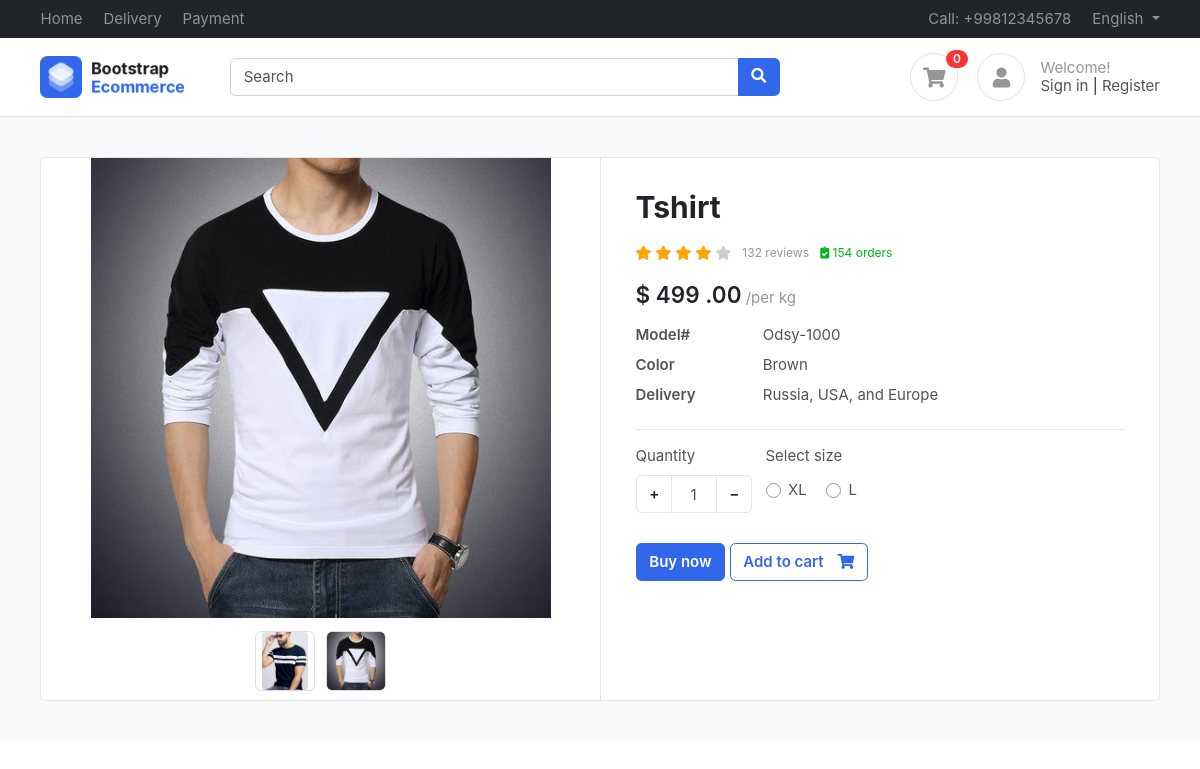
Screenshot of /product/tshirt/ with the database file from the repository.
### products/models.py (models this page shows, shortened)
class Product(BaseModel):
    product_name = models.CharField(max_length=100)
    slug = models.SlugField(unique=True,null=True, blank=True)
    Category = models.ForeignKey(Category, on_delete= models.CASCADE ,related_name="products")
    price = models.IntegerField()
    product_description = models.TextField()
    color_variant = models.ManyToManyField(ColorVariant, blank=True)
    size_variant = models.ManyToManyField(SizeVariant , blank=True)

class ProductImage(BaseModel):
    product = models.ForeignKey(Product, on_delete=models.CASCADE, related_name="product_images")
    image = models.ImageField(upload_to="product")

class SizeVariant(BaseModel):
    size_name = models.CharField(max_length=100)
    price = models.IntegerField(default=0)

### products/views.py (the view)
# urls.py: path('<slug>/' , get_product , name="get_product"),
def get_product(request , slug):
    try:
        product = Product.objects.get(slug =slug)
        context = {'product' : product}
        if request.GET.get('size'):
            size = request.GET.get('size')
            price = product.get_product_price_by_size(size)
            context['selected_size'] = size
            context['updated_price'] = price
            print(price)
        return render(request  , 'product/product.html' , context = context)
    except Exception as e:
        print(e)

### templates/product/product.html (shortened to what this page needs)
{% extends "base/base.html"%}
{%  block start %}
<section class="section-content padding-y bg">
    <div class="container">
    <div class="card">
        <div class="row no-gutters">
            <aside class="col-md-6">
    <article class="gallery-wrap">
    <div class="img-big-wrap">
      <div> <a href="#"><img src="/media/{{product.product_images.first.image}}"></a></div>
    </div>
    <div class="thumbs-wrap">
      {% for image in product.product_images.all %}
      <a href="#" class="item-thumb"> <img src="/media/{{image.image}}"></a>
      {% endfor %}
    </div>
    </article>
            </aside>
            <main class="col-md-6 border-left">
    <article class="content-body">
    <h2 class="title">{{product.product_name}}</h2>
    <div class="rating-wrap my-3">
        <ul class="rating-stars">
            <li style="width:80%" class="stars-active">
                <i class="fa fa-star"></i> <i class="fa fa-star"></i>
                <i class="fa fa-star"></i> <i class="fa fa-star"></i>
            </li>
            <li>
                <i class="fa fa-star"></i> <i class="fa fa-star"></i>
                <i class="fa fa-star"></i> <i class="fa fa-star"></i>
                <i class="fa fa-star"></i>
            </li>
        </ul>
        <small class="label-rating text-muted">132 reviews</small>
        <small class="label-rating text-success"> <i class="fa fa-clipboard-check"></i> 154 orders </small>
    </div>
    <div class="mb-3">
        <var class="price h4">$
          {% if updated_price%}
          {{updated_price}}
          {% else %}
          {{product.price}}
          {% endif %}
          .00</var>
        <span class="text-muted">/per kg</span>
    </div>
    <dl class="row">
      <dt class="col-sm-3">Model#</dt>
      <dd class="col-sm-9">Odsy-1000</dd>
      <dt class="col-sm-3">Color</dt>
      <dd class="col-sm-9">Brown</dd>
      <dt class="col-sm-3">Delivery</dt>
      <dd class="col-sm-9">Russia, USA, and Europe </dd>
    </dl>
    <hr>
        <div class="form-row">
            <div class="form-group col-md flex-grow-0">
                <label>Quantity</label>
                <div class="input-group mb-3 input-spinner">
                  <div class="input-group-prepend">
                    <button class="btn btn-light" type="button" id="button-plus"> + </button>
                  </div>
                  <input type="text" class="form-control" value="1">
                  <div class="input-group-append">
                    <button class="btn btn-light" type="button" id="button-minus"> − </button>
                  </div>
                </div>
            </div>
            {% if product.size_variant.count %}
            <div class="form-group col-md">
                    <label>Select size</label>
                    <div class="mt-1">
                      {% for size in product.size_variant.all %}
                        <label class="custom-control custom-radio custom-control-inline">
                          <div class="custom-control-label">{{size.size_name}}</div>
                        </label>
                      {% endfor %}
                    </div>
            </div>
            {% endif %}
        </div>
        <a href="#" class="btn  btn-primary"> Buy now </a>
        <a href="#" class="btn  btn-outline-primary"> <span class="text">Add to cart</span> <i class="fas fa-shopping-cart"></i>  </a>
    </article>
            </main>
        </div>
    </div>
    </div>
    </section>
{% endblock %}

### public/static/css/ui.css (style rules this page uses)
html { font-family: 'Inter', sans-serif; font-size: 15px; }
.content-body { flex: 1 1 auto; padding: 2rem 2.3rem; }
.padding-y { padding-top: 40px; padding-bottom: 40px; }
var { font-style: normal; }
article:after, .form-group:after { display: block; clear: both; content: ""; }
.bg { background-color: #f8f9fa; }
.card .title { color: #212529; }
.btn-light { background-color: #fff; border-color: #e4e4e4; }
.btn .text + i { margin-left: 10px; }
dl[class="row"] { margin-bottom: 0; }
.price { font-weight: 600; color: #212529; }
.label-rating { margin-left: 7px; display: inline-block; vertical-align: middle; }
.rating-stars { display: inline-block; vertical-align: middle; list-style: none; margin: 0; padding: 0; position: relative; white-space: nowrap; clear: both; }
.rating-stars i { font-size: 14px; color: #ccc; display: inline; }
.rating-stars li { display: block; text-overflow: clip; white-space: nowrap; z-index: 1; }
.rating-stars li.stars-active { z-index: 2; position: absolute; top: 0; left: 0; overflow: hidden; }
.rating-stars li.stars-active i { color: orange; }
.input-spinner { width: 120px; flex-wrap: nowrap; display: inline-flex; }
.input-spinner input.form-control { text-align: center; max-width: 46px; flex-basis: 46px; border-color: #e4e4e4; flex-grow: 0; }
.input-spinner .btn { width: 36px; text-align: center; }
.gallery-wrap .img-big-wrap { margin-bottom: 10px; border-radius: 0.37rem; overflow: hidden; background-color: #fff; }
.gallery-wrap .img-big-wrap a { text-align: center; display: block; }
.gallery-wrap .img-big-wrap img { height: 460px; width: auto; display: inline-block; cursor: zoom-in; }
.gallery-wrap .thumbs-wrap { text-align: center; }
.gallery-wrap .thumbs-wrap .item-thumb { width: 60px; height: 60px; border: 1px solid #ddd; border-radius: 6px; margin: 3px; display: inline-block; overflow: hidden; }
.gallery-wrap .thumbs-wrap img { max-width: 100%; max-height: 100%; object-fit: cover; border-radius: 4px; cursor: zoom-in; }

### rows the page displays
Product: product_images.first.image (picture), product_name "Tshirt", price "499"
ProductImage: image (picture)
ProductImage: image (picture)
SizeVariant: size_name "XL"
SizeVariant: size_name "L"
